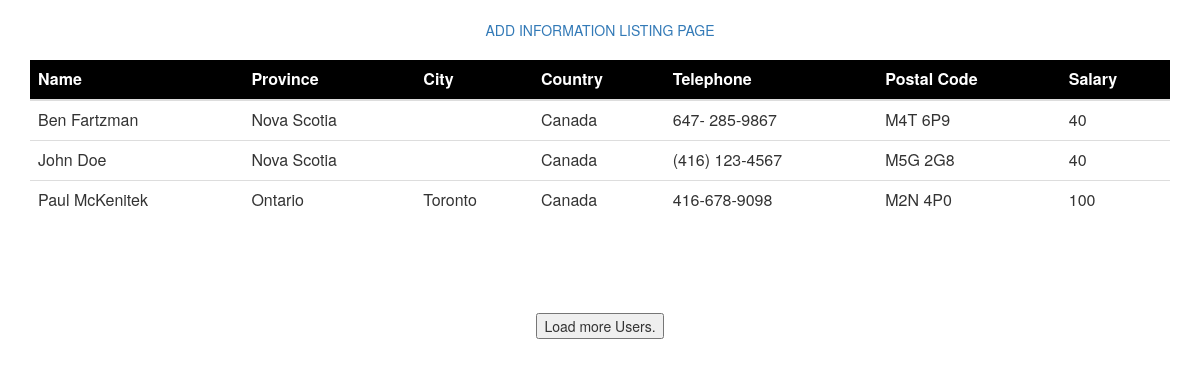
The page /listingpage.php on the database its author committed.
### tables this page shows
CREATE TABLE `users` (
  `Name` varchar(25) NOT NULL,
  `Province` varchar(50) NOT NULL,
  `City` varchar(20) NOT NULL,
  `Country` varchar(40) NOT NULL,
  `Telephone` varchar(50) NOT NULL,
  `PostalCode` char(8) NOT NULL,
  `Salary` decimal(10,0) NOT NULL
);

### listingpage.php (the view, shortened to what this page needs)
<?php
$servername = "localhost";
$username = "root";
$password = "";
$dbname = "users";
$conn = new mysqli($servername, $username, $password, $dbname);
$sql = "SELECT Name, Province, City, Country, Telephone, PostalCode, Salary FROM users LIMIT 10 OFFSET 1";
$result = $conn->query($sql);
?>
<html>
<head>
  <link rel="stylesheet" href="https://maxcdn.bootstrapcdn.com/bootstrap/3.3.7/css/bootstrap.min.css">
</head>
<body>
<br>
<div align="center">
<a href="index.php"> ADD INFORMATION</a>
<a href="listingpage.php"> LISTING PAGE</a>
</div>
<br>
<div class="container" align="center">
<form action="listingpage.php" method="POST">
<table class="table">
<thead>
      <tr>
        <th>Name</th>
        <th>Province</th>
		<th>City</th>
		<th>Country</th>
        <th>Telephone</th>
		<th>Postal Code</th>
		<th>Salary</th>
      </tr>
    </thead>
<tbody>
<div id="div1">
<?php
    foreach ($result as $row){
        echo'<tr>';
        echo'<td>'. $row['Name'].'</td>';
        echo'<td>'. $row['Province'].'</td>';
		echo'<td>'. $row['City'].'</td>';
		echo'<td>'. $row['Country'].'</td>';
        echo'<td>'. $row['Telephone'].'</td>';
		echo'<td>'. $row['PostalCode'].'</td>';
		echo'<td>'. $row['Salary'].'</td>';
        echo'</tr>';
    }
?>
</div>
	  </tbody>
</table>
<br>
<br>
</form>
<br>
<footer>
<button>Load more Users.</button>
</footer>
</div>
</body>
</html>

### listingpage.php (style rules this page uses)
thead { background-color: black; align: center; }
th { color: white; }

### rows shown on the page
users: Name "Ben Fartzman", Province "Nova Scotia", Country "Canada", Telephone "647- 285-9867", PostalCode "M4T 6P9", Salary "40"
users: Name "John Doe", Province "Nova Scotia", Country "Canada", Telephone "(416) 123-4567", PostalCode "M5G 2G8", Salary "40"
users: Name "Paul McKenitek", Province "Ontario", City "Toronto", Country "Canada", Telephone "416-678-9098", PostalCode "M2N 4P0", Salary "100"
